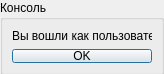
<?xml version="1.0" encoding="UTF-8"?>
<ui version="4.0">
 <class>third</class>
 <widget class="QDialog" name="third">
  <property name="geometry">
   <rect>
    <x>0</x>
    <y>0</y>
    <width>164</width>
    <height>74</height>
   </rect>
  </property>
  <property name="windowTitle">
   <string>Dialog</string>
  </property>
  <widget class="QGroupBox" name="groupBox">
   <property name="geometry">
    <rect>
     <x>0</x>
     <y>0</y>
     <width>164</width>
     <height>75</height>
    </rect>
   </property>
   <property name="title">
    <string>Консоль</string>
   </property>
   <layout class="QVBoxLayout" name="verticalLayout">
    <item>
     <widget class="QLabel" name="label">
      <property name="text">
       <string>Вы вошли как пользователь</string>
      </property>
     </widget>
    </item>
    <item>
     <widget class="QPushButton" name="pushButton">
      <property name="text">
       <string>OK</string>
      </property>
     </widget>
    </item>
   </layout>
  </widget>
 </widget>
 <resources/>
 <connections/>
</ui>
